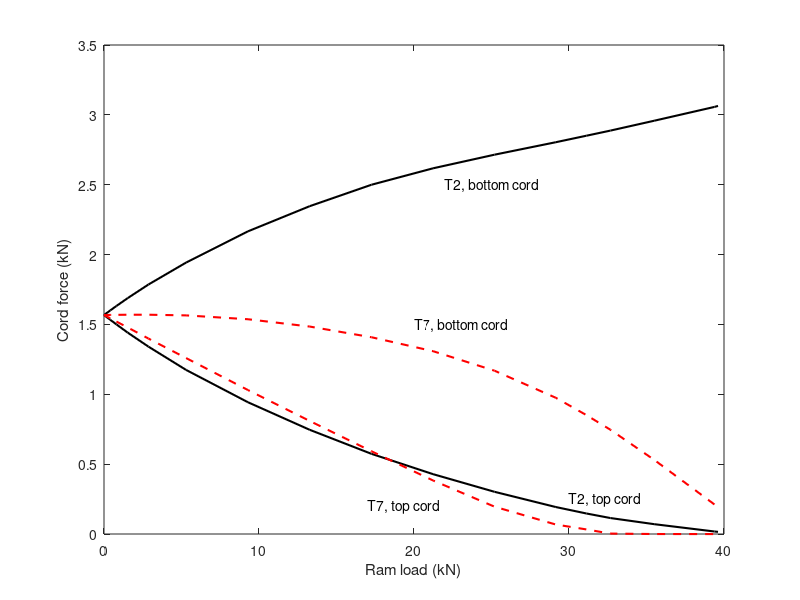

MATLAB code for this plot:
c2_top = [352.343315342709;359.705712163985;366.897184815954;379.607938870902;401.408046690900;436.782038261256;487.043350999020;527.561670590104;562.008692104141;588.467915363605;610.384116058591;630.435387596126;640.860424480127;649.120611087760;664.987554356676;687.241754720327;688.840057802840];
c2_bot = [352.343315342709;344.751791150475;337.296150920088;324.022120820892;301.539478835023;264.015630387315;211.978513646610;167.609187165987;128.982920612945;96.2889966252696;67.8784500361078;43.3819731071011;33.0430008781430;25.6886020828416;15.8320738690049;4.02612637701133;3.46918367306265];

c7_top = [352.343315342709;352.514195088791;352.651682161184;352.830468047682;352.852135712583;351.777837626859;345.575816305447;333.783249437293;316.610332318773;294.170421804950;262.745164278868;219.184374908663;191.386863700401;167.780948916078;119.349440358467;47.4802612982259;43.7378684016198];
c7_bot = [352.343315342709;347.094056830990;341.852737688438;332.296681010163;314.534346367301;283.108372198194;231.615732773167;181.836597383573;133.123989366208;86.0991873456374;43.9385857668713;15.2369581646004;7.37632963569728;0.667954168979034;-0.0464194541471841;-0.109557345219224;-0.113635108223153];
Rz = [0;89.9932242186372;179.973285226271;344.220908110480;643.986655901084;1190.90484509971;2088.53357536390;2984.82708000106;3879.73326184903;4773.20518613422;5664.97160031580;6553.42845608941;6995.81006738986;7344.95713981672;7979.75305380985;8854.88305572706;8905.90931107855];

Ffac = 0.004448;

figure(1)
clf
box on
hold on

plot(Rz*Ffac,c2_top*Ffac,'k-','linewidth',1.5)
plot(Rz*Ffac,c2_bot*Ffac,'k-','linewidth',1.5)
plot(Rz*Ffac,c7_top*Ffac,'r--','linewidth',1.5)
plot(Rz*Ffac,c7_bot*Ffac,'r--','linewidth',1.5)

xlabel('Ram load (kN)')
ylabel('Cord force (kN)')

ylim([0 3.5])

text(22,2.5,'T2, bottom cord')
text(30,.25,'T2, top cord')
text(20,1.5,'T7, bottom cord')
text(17,.2,'T7, top cord')
